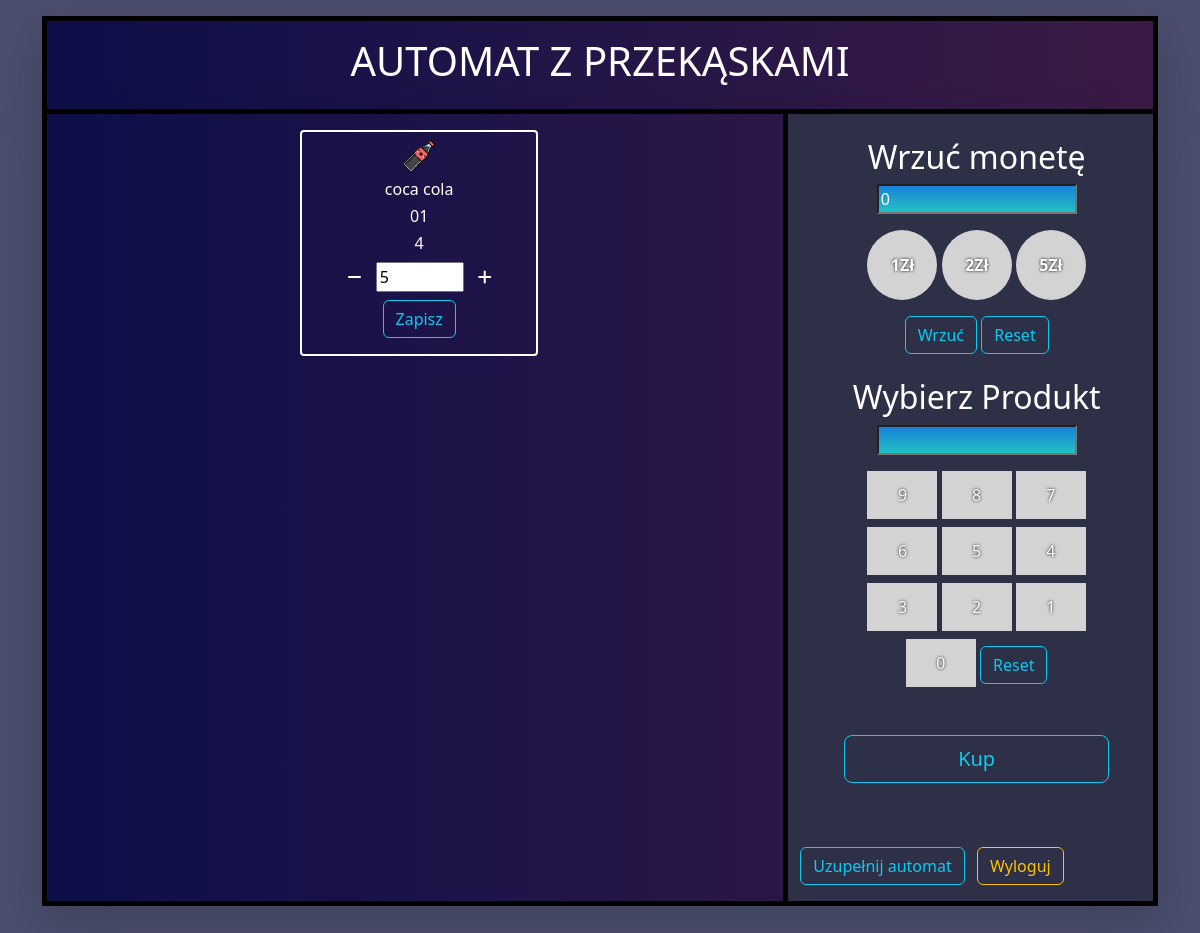
/?action=show&id=1 (signed in), run on the app's committed database.
### tables this page shows
CREATE TABLE item (
    id integer primary key autoincrement ,
    name varchar(50),
    code varchar(50),
    price double unique,
    amount int default 0,
    image varchar(100)
);

### src/View/View.php (called while the page is built, shortened)
<?php
class View
{
    public function render(string $template, array $params=[]):void
    {
        require_once dirname(__FILE__).'/../../templates/base.php';
    }
}

### src/Utils/AbstractController.php (called while the page is built, shortened)
<?php
class AbstractController
{
    protected RequestInterface $request;
    public function __construct(RequestInterface $request)
    {
        $this->request = $request;
    }
    public function run(): void
    {
        $action = $this->action().'Action';
        $this->$action();
    }
    private function action(): string
    {
        return $this->request->getParam('action', self::DEF_ACTION);
    }
}

### public/index.php (called while the page is built, shortened)
<?php
try {
    $request = new Request($_GET, $_POST, $_SERVER);
    $database = new Database();
    $itemService = new ItemService($database);
    $userService = new UserService($database);
    $userService->addUser();
    $controller = new ItemController($itemService, $request, $userService);
    $controller->run();
} catch (Exception $exception) {
    echo "Wystąpił błąd";
    exit();
}

### src/Entity/Item.php (called while the page is built, shortened)
<?php
class Item
{
    private string $name;
    private string $code;
    private int $amount;
    private float $price;
    private string $image;
    public function __construct(int $id, string $name, string $code, int $amount, float $price, string $image)
    {
        $this->name = $name;
        $this->code = $code;
        $this->amount = $amount;
        $this->price = $price;
        $this->image = $image;
    }
    public function getName(): string
    {
        return $this->name;
    }
    public function getCode(): string
    {
        return $this->code;
    }
    public function getAmount(): int
    {
        return $this->amount;
    }
    public function getPrice(): float
    {
        return $this->price;
    }
    public function getImage(): string
    {
        return $this->image;
    }
}

### src/Database/Database.php (called while the page is built, shortened)
<?php
class Database implements DatabaseManagerInterface
{
    private PDO $connection;
    public function findById(int $id): Item
    {
        try {
            $sql = 'SELECT * FROM item WHERE id=:id';
            $query = $this->connection->prepare($sql);
            $query->bindParam(':id', $id);
            $query->execute();
            $result = $query->fetch(PDO::FETCH_ASSOC);
            return new Item($result['id'], $result['name'], $result['code'], $result['amount'], $result['price'], $result['image']);
        } catch (Exception) {
            throw new DatabaseException();
        }
    }
    private function createConnection(): void
    {
        $this->connection = new PDO("sqlite:" . __DIR__ . "/automat.sqlite");
        $this->connection->setAttribute(PDO::ATTR_ERRMODE, PDO::ERRMODE_EXCEPTION);
    }
}

### src/Service/ItemService.php (called while the page is built, shortened)
<?php
class ItemService
{
    private DatabaseManagerInterface $databaseManager;
    public function __construct(DatabaseManagerInterface $databaseManager)
    {
        $this->databaseManager=$databaseManager;
    }
    public function findItemById(int $id):Item
    {
        try {
            return $this->databaseManager->findById($id);
        }catch (DatabaseException) {
            throw new MissingItemException('1');
        }
    }
}

### src/Request/Request.php (called while the page is built, shortened)
<?php
class Request implements RequestInterface
{
    private array $get = [];
    public function __construct(array $get,array $post,array $server)
    {
        $this->get=$get;
    }
    public function getParam(string $name,$default=null)
    {
        return $this->get[$name] ?? $default;
    }
}

### templates/show.php (the view, shortened to what this page needs)
<?php
if ($params) :
    $item=$params['item'];?>
<div class="col-4 border border-2 rounded-1 border-white me-3 d-flex justify-content-center">
    <form method="post" action="/?action=update">
        <div class="box text-center">
            <img class="img mt-2 img-fluid" src="assets/img/<?php echo $item->getImage();?>">
            <h6 class="text-center mt-2"><?php echo $item->getName();?></h6>
            <h6 class="text-center mt-2"><?php echo $item->getCode();?></h6>
            <h6 class="text-center"><?php echo $item->getPrice();?></h6>
            <div class="input-group mb-2">
                <label>
                    <button type="button" class="amount-btn" id="dec"><i class="fa-solid fa-minus"></i></button>
                    <input class="ms-1 me-1" id="newAmount" type="number" name="amount" min="1" max="20" readonly value="<?php echo $item->getAmount();?>">
                    <button type="button" class="amount-btn" id="inc"><i class="fa-solid fa-plus"></i></button>
                </label>
            </div>
            <input type="submit" value="Zapisz" class="btn btn-outline-info"></input>
        </div>
    </form>
</div>
<?php endif;

### public/assets/css/style.css (style rules this page uses)
.bg-custom_2 { background: #4b4e6d; }
.fa-solid { cursor: pointer; transition: color 0.1s; }
.amount-btn { background: none; border: none; color: white; }

### data on the page
item: image (picture), name "coca cola", code "01", price "4", amount "5"
